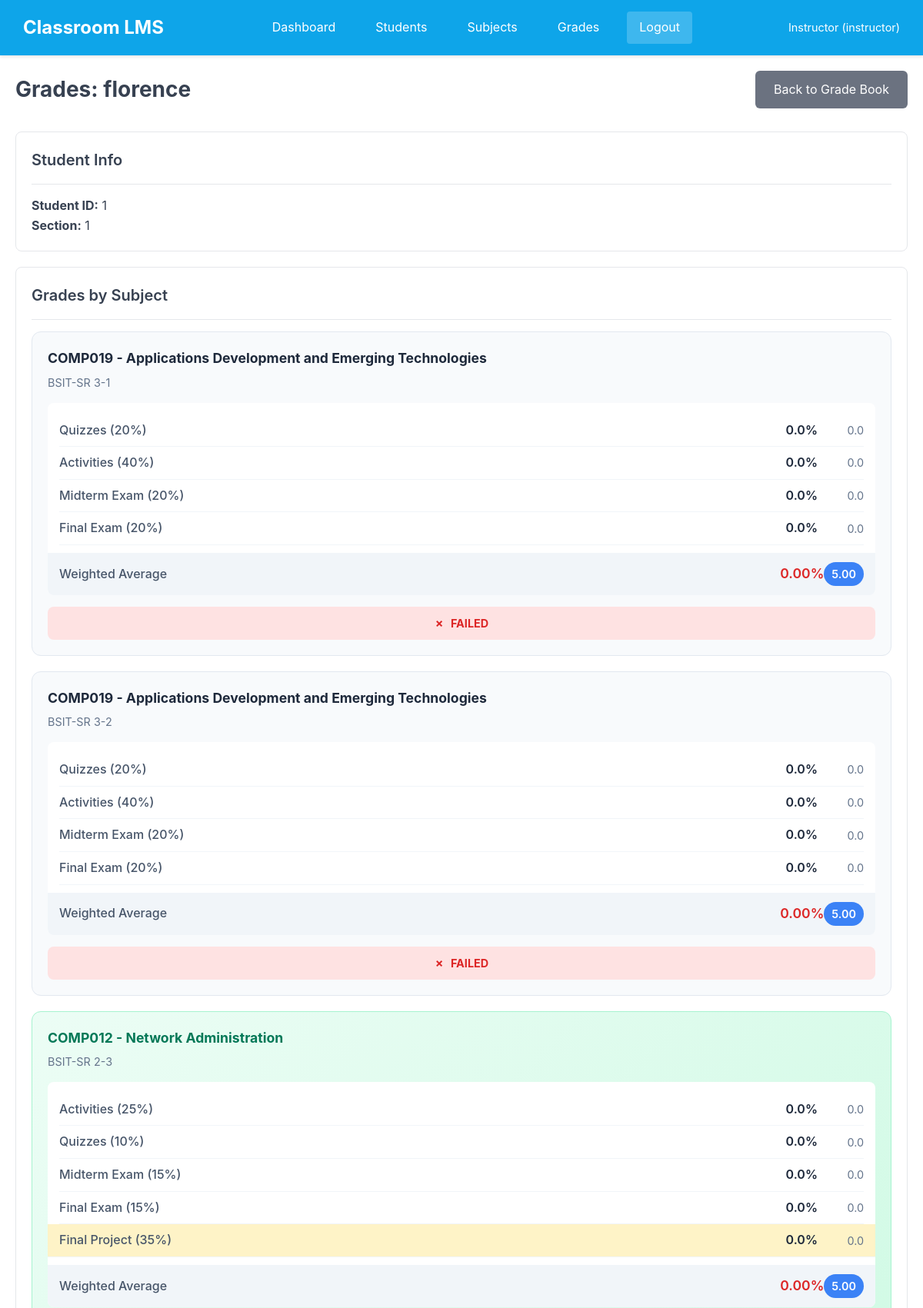
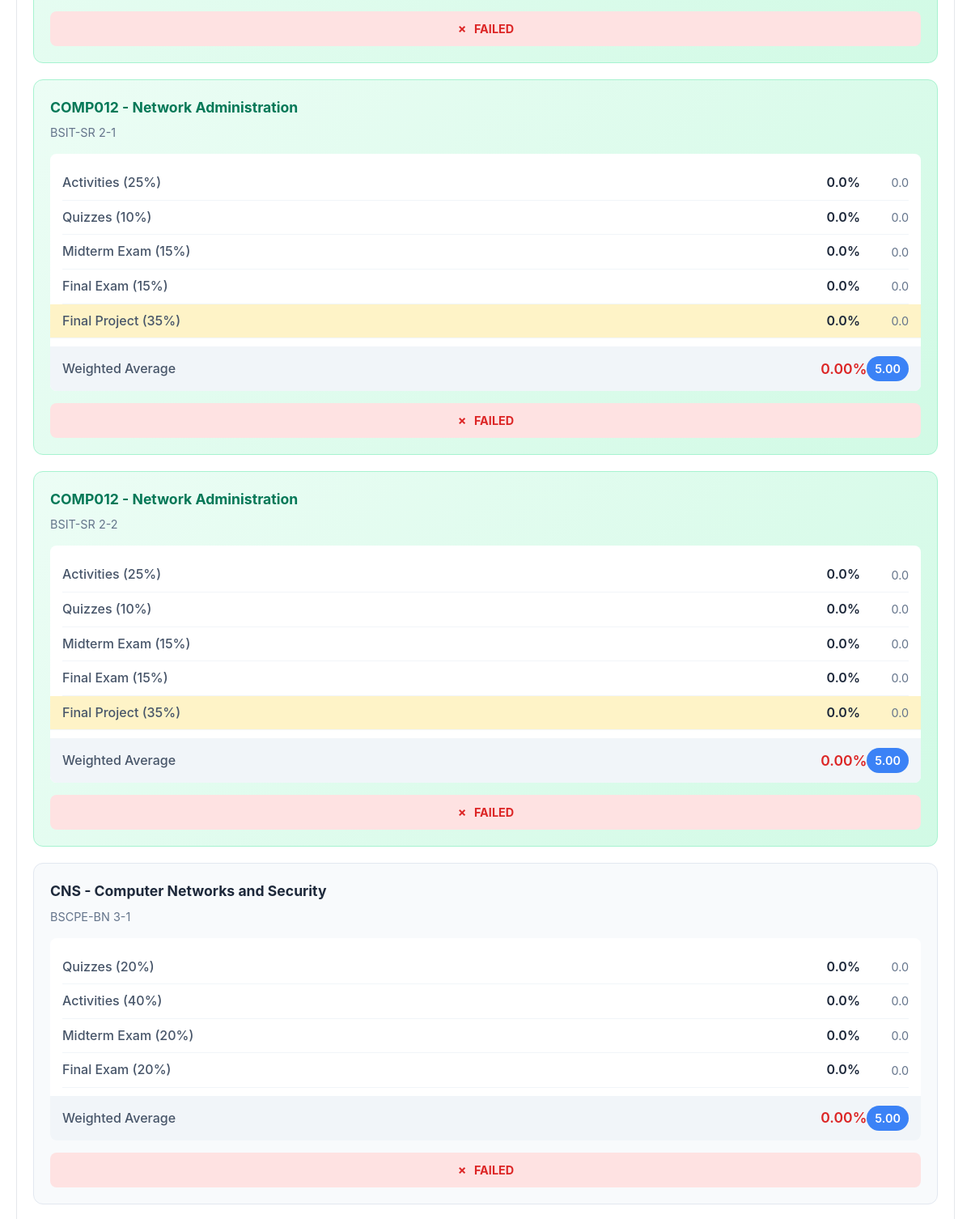
Screenshot of /grades/student/2 (signed in, upper part) with the database file from the repository (2 pictures, top to bottom).
### tables this page shows
CREATE TABLE users (
            id INTEGER PRIMARY KEY AUTOINCREMENT,
            username TEXT UNIQUE NOT NULL,
            password_hash TEXT NOT NULL,
            full_name TEXT NOT NULL,
            role TEXT NOT NULL,
            student_id TEXT,
            section TEXT,
            created_at TIMESTAMP DEFAULT CURRENT_TIMESTAMP
        );

CREATE TABLE subjects (
        id INTEGER PRIMARY KEY AUTOINCREMENT,
        code TEXT NOT NULL,
        name TEXT NOT NULL,
        description TEXT,
        section TEXT,
        day TEXT,
        time_schedule TEXT
    );

### app.py (the view)
@app.route('/grades/student/<int:student_id>')
@login_required
def student_grades(student_id):
    conn = get_db()
    cursor = conn.cursor()
    cursor.execute('SELECT * FROM users WHERE id = ?', (student_id,))
    student = cursor.fetchone()
    cursor.execute('SELECT * FROM subjects')
    subjects = cursor.fetchall()
    grades_data = []
    for subject in subjects:
        weights = get_grade_weights(subject['code'])
        cursor.execute('''
            SELECT AVG(qa.score) as avg_quiz
            FROM quiz_attempts qa
            JOIN quizzes q ON qa.quiz_id = q.id
            JOIN sessions s ON q.session_id = s.id
            WHERE s.subject_id = ? AND qa.student_id = ?
        ''', (subject['id'], student_id))
        quiz_avg = cursor.fetchone()['avg_quiz'] or 0
        cursor.execute('''
            SELECT AVG(sub.score) as avg_activity
            FROM submissions sub
            JOIN activities a ON sub.activity_id = a.id
            JOIN sessions s ON a.session_id = s.id
            WHERE s.subject_id = ? AND sub.student_id = ?
        ''', (subject['id'], student_id))
        activity_avg = cursor.fetchone()['avg_activity'] or 0
        cursor.execute('''
            SELECT ea.score, e.exam_type
            FROM exam_attempts ea
            JOIN exams e ON ea.exam_id = e.id
            WHERE e.subject_id = ? AND ea.student_id = ?
        ''', (subject['id'], student_id))
        exams = cursor.fetchall()
        midterm = 0
        final = 0
        for exam in exams:
            if exam['exam_type'] == 'midterm':
                midterm = exam['score']
            elif exam['exam_type'] == 'final':
                final = exam['score']
        final_project = 0
        if weights['final_project'] > 0:
            cursor.execute('''
                SELECT fps.score
                FROM final_project_scores fps
                JOIN final_projects fp ON fps.final_project_id = fp.id
                WHERE fp.subject_id = ? AND fps.student_id = ?
            ''', (subject['id'], student_id))
            fp_result = cursor.fetchone()
            if fp_result:
                final_project = fp_result['score'] or 0
        weighted = (
            (quiz_avg * weights['quizzes']) +
            (activity_avg * weights['activities']) +
            (midterm * weights['midterm']) +
            (final * weights['final']) +
            (final_project * weights['final_project'])
        )
        pup_grade = get_pup_grade(weighted)
        grades_data.append({
            'subject': subject,
            'quiz_avg': quiz_avg,
            'activity_avg': activity_avg,
            'midterm': midterm,
            'final': final,
            'final_project': final_project,
            'weighted': weighted,
            'pup_grade': pup_grade,
            'weights': weights
        })
    conn.close()
    return render_template('student_grades.html', student=student, grades=grades_data)

### app.py (called while the page is built)
@login_manager.user_loader
def load_user(user_id):
    conn = get_db()
    cursor = conn.cursor()
    cursor.execute('SELECT * FROM users WHERE id = ?', (user_id,))
    user = cursor.fetchone()
    conn.close()
    if user:
        return User(user['id'], user['username'], user['full_name'], user['role'], user['student_id'], user['section'])
    return None

def get_pup_grade(percentage):
    if percentage >= 97:
        return 1.00
    elif percentage >= 94:
        return 1.25
    elif percentage >= 91:
        return 1.50
    elif percentage >= 88:
        return 1.75
    elif percentage >= 85:
        return 2.00
    elif percentage >= 82:
        return 2.25
    elif percentage >= 79:
        return 2.50
    elif percentage >= 76:
        return 2.75
    elif percentage >= 75:
        return 3.00
    else:
        return 5.00

def get_grade_weights(subject_code):
    if subject_code == 'COMP012':
        return {
            'quizzes': 0.10,      # 10%
            'activities': 0.25,   # 25%
            'midterm': 0.15,      # 15%
            'final': 0.15,        # 15%
            'final_project': 0.35 # 35%
        }
    else:
        return {
            'quizzes': 0.20,      # 20%
            'activities': 0.40,   # 40%
            'midterm': 0.20,      # 20%
            'final': 0.20,        # 20%
            'final_project': 0.00 # No final project
        }

### database.py (called while the page is built)
def get_db():
    conn = sqlite3.connect(DATABASE)
    conn.row_factory = sqlite3.Row
    return conn

### templates/student_grades.html (shortened to what this page needs)
{% extends 'base.html' %}
{% block content %}
<div class="page-header">
    <h1>Grades: {{ student.full_name }}</h1>
    {% if current_user.role == 'instructor' %}
    <a href="{{ url_for('grades') }}" class="btn btn-secondary">Back to Grade Book</a>
    {% endif %}
</div>
<div class="card">
    <div class="card-header">
        <span class="card-title">Student Info</span>
    </div>
    <p><strong>Student ID:</strong> {{ student.student_id }}</p>
    <p><strong>Section:</strong> {{ student.section }}</p>
</div>
<div class="card mt-20">
    <div class="card-header">
        <span class="card-title">Grades by Subject</span>
    </div>
    {% for g in grades %}
    <div class="grade-subject-card {% if g.subject.code == 'COMP012' %}comp012-grade{% endif %}">
        <h3>{{ g.subject.code }} - {{ g.subject.name }}</h3>
        <p class="section-label">{{ g.subject.section }}</p>
        <div class="grade-breakdown">
            {% if g.subject.code == 'COMP012' %}
            <div class="grade-row">
                <span class="grade-label">Activities (25%)</span>
                <span class="grade-value">{{ "%.1f"|format(g.activity_avg) }}%</span>
                <span class="grade-contrib">{{ "%.1f"|format(g.activity_avg * 0.25) }}</span>
            </div>
            <div class="grade-row">
                <span class="grade-label">Quizzes (10%)</span>
                <span class="grade-value">{{ "%.1f"|format(g.quiz_avg) }}%</span>
                <span class="grade-contrib">{{ "%.1f"|format(g.quiz_avg * 0.10) }}</span>
            </div>
            <div class="grade-row">
                <span class="grade-label">Midterm Exam (15%)</span>
                <span class="grade-value">{{ "%.1f"|format(g.midterm) }}%</span>
                <span class="grade-contrib">{{ "%.1f"|format(g.midterm * 0.15) }}</span>
            </div>
            <div class="grade-row">
                <span class="grade-label">Final Exam (15%)</span>
                <span class="grade-value">{{ "%.1f"|format(g.final) }}%</span>
                <span class="grade-contrib">{{ "%.1f"|format(g.final * 0.15) }}</span>
            </div>
            <div class="grade-row final-project-row">
                <span class="grade-label">Final Project (35%)</span>
                <span class="grade-value">{{ "%.1f"|format(g.final_project) }}%</span>
                <span class="grade-contrib">{{ "%.1f"|format(g.final_project * 0.35) }}</span>
            </div>
            {% else %}
            <div class="grade-row">
                <span class="grade-label">Quizzes (20%)</span>
                <span class="grade-value">{{ "%.1f"|format(g.quiz_avg) }}%</span>
                <span class="grade-contrib">{{ "%.1f"|format(g.quiz_avg * 0.20) }}</span>
            </div>
            <div class="grade-row">
                <span class="grade-label">Activities (40%)</span>
                <span class="grade-value">{{ "%.1f"|format(g.activity_avg) }}%</span>
                <span class="grade-contrib">{{ "%.1f"|format(g.activity_avg * 0.40) }}</span>
            </div>
            <div class="grade-row">
                <span class="grade-label">Midterm Exam (20%)</span>
                <span class="grade-value">{{ "%.1f"|format(g.midterm) }}%</span>
                <span class="grade-contrib">{{ "%.1f"|format(g.midterm * 0.20) }}</span>
            </div>
            <div class="grade-row">
                <span class="grade-label">Final Exam (20%)</span>
                <span class="grade-value">{{ "%.1f"|format(g.final) }}%</span>
                <span class="grade-contrib">{{ "%.1f"|format(g.final * 0.20) }}</span>
            </div>
            {% endif %}
            <div class="grade-row grade-total">
                <span class="grade-label">Weighted Average</span>
                <span class="grade-value weighted-grade {% if g.weighted >= 75 %}passing{% else %}failing{% endif %}">
                    {{ "%.2f"|format(g.weighted) }}%
                </span>
                <span class="grade-contrib pup-grade">{{ "%.2f"|format(g.pup_grade) }}</span>
            </div>
        </div>
        <div class="grade-status {% if g.weighted >= 75 %}status-passed{% else %}status-failed{% endif %}">
            {% if g.weighted >= 75 %}
                <span class="status-icon">&#10003;</span> PASSED
            {% else %}
                <span class="status-icon">&#10007;</span> FAILED
            {% endif %}
        </div>
    </div>
    {% endfor %}
</div>
{% endblock %}

### templates/base.html (shortened to what this page needs)
<!DOCTYPE html>
<html lang="en">
<head>
    <link rel="stylesheet" href="{{ url_for('static', filename='css/style.css') }}">
</head>
<body>
    {% if current_user.is_authenticated %}
    <nav class="navbar">
        <div class="nav-brand">
            <a href="{{ url_for('index') }}">Classroom LMS</a>
        </div>
        <div class="nav-links">
            {% if current_user.role == 'instructor' %}
                <a href="{{ url_for('dashboard') }}">Dashboard</a>
                <a href="{{ url_for('students') }}">Students</a>
                <a href="{{ url_for('subjects') }}">Subjects</a>
                <a href="{{ url_for('grades') }}">Grades</a>
            {% else %}
                <a href="{{ url_for('student_dashboard') }}">Dashboard</a>
                <a href="{{ url_for('my_grades') }}">My Grades</a>
            {% endif %}
            <a href="{{ url_for('logout') }}" class="btn-logout">Logout</a>
        </div>
        <div class="nav-user">
            <span>{{ current_user.full_name }} ({{ current_user.role }})</span>
        </div>
    </nav>
    {% endif %}
    <main class="container">
        {% block content %}{% endblock %}
    </main>
</body>
</html>

### static/css/style.css (style rules this page uses)
* { margin: 0; padding: 0; box-sizing: border-box; }
body { font-family: 'Inter', -apple-system, BlinkMacSystemFont, 'Segoe UI', Roboto, sans-serif; background-color: #FFFFFF; color: #374151; line-height: 1.6; }
.container { max-width: 1200px; margin: 0 auto; padding: 20px; }
.navbar { background-color: #0EA5E9; padding: 15px 30px; display: flex; justify-content: space-between; align-items: center; box-shadow: 0 2px 4px rgba(0,0,0,0.1); }
.nav-brand a { color: white; text-decoration: none; font-size: 1.5rem; font-weight: bold; }
.nav-links { display: flex; gap: 20px; }
.nav-links a { color: white; text-decoration: none; padding: 8px 16px; border-radius: 4px; transition: background-color 0.2s; }
.nav-user { color: white; font-size: 0.9rem; }
.btn-logout { background-color: rgba(255,255,255,0.2) !important; }
.btn { display: inline-block; padding: 12px 24px; background-color: #0EA5E9; color: white; border: none; border-radius: 6px; font-size: 1rem; cursor: pointer; text-decoration: none; transition: background-color 0.2s; }
.btn-secondary { background-color: #6B7280; }
.card { background: white; border: 1px solid #E5E7EB; border-radius: 8px; padding: 20px; margin-bottom: 20px; }
.card-header { display: flex; justify-content: space-between; align-items: center; margin-bottom: 15px; padding-bottom: 15px; border-bottom: 1px solid #E5E7EB; }
.card-title { font-size: 1.25rem; font-weight: 600; color: #374151; }
.page-header { display: flex; justify-content: space-between; align-items: center; margin-bottom: 30px; }
.page-header h1 { font-size: 1.75rem; color: #374151; }
.mt-20 { margin-top: 20px; }

### templates/student_grades.html (style rules this page uses)
.grade-subject-card { background: #f8fafc; border: 1px solid #e2e8f0; border-radius: 12px; padding: 20px; margin-bottom: 20px; }
.grade-subject-card h3 { margin: 0 0 5px 0; color: #1e293b; font-size: 1.1rem; }
.grade-subject-card .section-label { color: #64748b; font-size: 0.9rem; margin-bottom: 15px; }
.comp012-grade { background: linear-gradient(135deg, #ECFDF5 0%, #D1FAE5 100%); border: 1px solid #A7F3D0; }
.comp012-grade h3 { color: #047857; }
.grade-breakdown { background: white; border-radius: 8px; padding: 15px; margin-bottom: 15px; }
.grade-row { display: flex; justify-content: space-between; align-items: center; padding: 8px 0; border-bottom: 1px solid #f1f5f9; }
.grade-row:last-child { border-bottom: none; }
.grade-label { font-weight: 500; color: #475569; flex: 1; }
.grade-value { width: 80px; text-align: right; font-weight: 600; color: #1e293b; }
.grade-contrib { width: 60px; text-align: right; color: #64748b; font-size: 0.9rem; }
.final-project-row { background: #fef3c7; margin: 0 -15px; padding: 8px 15px; }
.grade-total { background: #f1f5f9; margin: 10px -15px -15px; padding: 12px 15px; border-radius: 0 0 8px 8px; font-weight: 600; }
.weighted-grade { font-size: 1.1rem; }
.weighted-grade.failing { color: #dc2626; }
.pup-grade { background: #3b82f6; color: white; padding: 4px 10px; border-radius: 20px; font-weight: 600; width: auto; }
.grade-status { text-align: center; padding: 10px; border-radius: 8px; font-weight: 700; font-size: 0.9rem; }
.status-failed { background: #fee2e2; color: #dc2626; }
.status-icon { margin-right: 5px; }

### rows the page displays
users: full_name "Instructor", role "instructor"
users: full_name "florence", student_id "1", section "1"
subjects: subject.code "COMP019", subject.name "Applications Development and Emerging Technologies", subject.section "BSIT-SR 3-1"
subjects: subject.code "COMP019", subject.name "Applications Development and Emerging Technologies", subject.section "BSIT-SR 3-2"
subjects: subject.code "COMP012", subject.name "Network Administration", subject.section "BSIT-SR 2-3"
subjects: subject.code "COMP012", subject.name "Network Administration", subject.section "BSIT-SR 2-1"
subjects: subject.code "COMP012", subject.name "Network Administration", subject.section "BSIT-SR 2-2"
subjects: subject.code "CNS", subject.name "Computer Networks and Security", subject.section "BSCPE-BN 3-1"

### other values shown
{{ "%.1f"|format(g.quiz_avg) }} "0.0" "0.0" "0.0"
{{ "%.1f"|format(g.quiz_avg * 0.20) }} "0.0" "0.0" "0.0"
{{ "%.1f"|format(g.activity_avg) }} "0.0" "0.0" "0.0"
{{ "%.1f"|format(g.activity_avg * 0.40) }} "0.0" "0.0" "0.0"
{{ "%.1f"|format(g.midterm) }} "0.0" "0.0" "0.0"
{{ "%.1f"|format(g.midterm * 0.20) }} "0.0" "0.0" "0.0"
{{ "%.1f"|format(g.final) }} "0.0" "0.0" "0.0"
{{ "%.1f"|format(g.final * 0.20) }} "0.0" "0.0" "0.0"
{{ "%.2f"|format(g.weighted) }} "0.00" "0.00" "0.00" "0.00" "0.00" "0.00"
{{ "%.2f"|format(g.pup_grade) }} "5.00" "5.00" "5.00" "5.00" "5.00" "5.00"
{{ "%.1f"|format(g.activity_avg * 0.25) }} "0.0" "0.0" "0.0"
{{ "%.1f"|format(g.quiz_avg * 0.10) }} "0.0" "0.0" "0.0"
{{ "%.1f"|format(g.midterm * 0.15) }} "0.0" "0.0" "0.0"
{{ "%.1f"|format(g.final * 0.15) }} "0.0" "0.0" "0.0"
{{ "%.1f"|format(g.final_project) }} "0.0" "0.0" "0.0"
